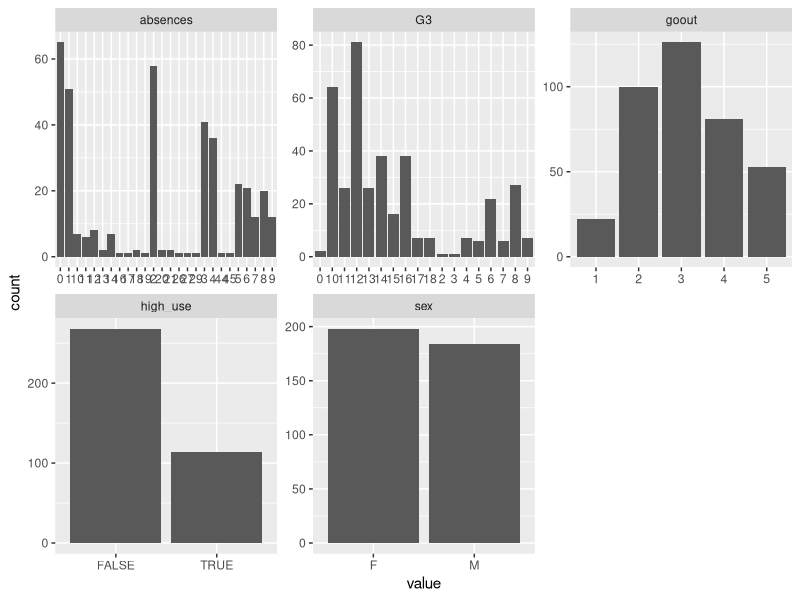

Reproduce this figure in R.
## ---- chunk 1
alc = read.csv(file = "data/student_alc.csv", header = TRUE)

dim(alc)

colnames(alc)
## ---- chunk 2
alc_small <- alc[, c(2, 26, 30,33,35)]
## ---- chunk 3

library(tidyr); library(dplyr); library(ggplot2)
gather(alc_small) %>% glimpse
gather(alc_small) %>% ggplot(aes(value)) + facet_wrap("key", scales = "free") + geom_bar()

            
## ---- chunk 4
alc_small %>% group_by(sex, high_use) %>% summarise(count = n(), mean_grade = mean(G3), Absences = mean(absences), Going_out = mean(goout))
## ---- chunk 5
m <- glm(high_use ~ sex + absences + goout + G3, data = alc, family = "binomial")
summary(m)

## ---- chunk 6
OR <- coef(m) %>% exp
CI <- confint(m) %>% exp
cbind(OR, CI)

## ---- chunk 7
m2 <- glm(high_use ~ sex + absences + goout, data = alc, family = "binomial")
summary (m2)
## ---- chunk 8
anova(m, m2, test ="Chisq")
## ---- chunk 9
OR <- coef(m2) %>% exp
CI <- confint(m2) %>% exp
cbind(OR, CI)
## ---- chunk 10
# predicting the probability of high_use
probabilities <- predict(m2, type = "response")

# add the predicted probabilities to 'alc'
alc <- mutate(alc, probability = probabilities)

# adding a logical variable of succesfull predictions
alc <- mutate(alc, prediction = probability > 0.5 )


## ---- chunk 11
# drawing a crosstab of probabilities
table(high_use = alc$high_use, prediction = alc$prediction) %>% prop.table() %>% addmargins()

## ---- chunk 12
loss_func <- function(class, prob) {
  n_wrong <- abs(class - prob) > 0.5
  mean(n_wrong)
}

loss_func(class = alc$high_use, prob = alc$probability)
## ---- chunk 13
library(boot)
# K-fold cross-validation
cv <- cv.glm(data = alc, cost = loss_func, glmfit = m, K = 10)

# average number of wrong answers
cv$delta[1]
